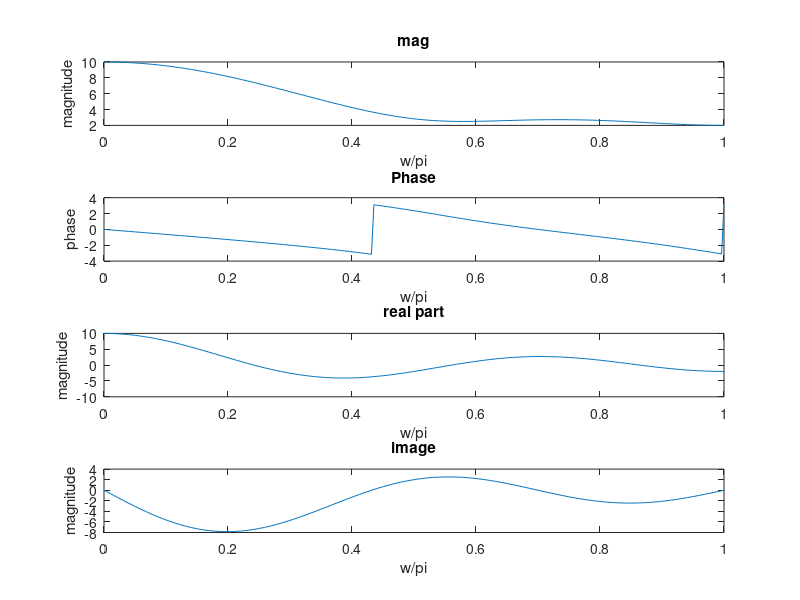

Write MATLAB code to recreate this figure.
clear all close all
k=0:255;
w=k*(pi/255);
n=0:3;
x=[1 2 3 4];
X=x*exp(-j*pi/255).^(n'*k);
subplot(411)
plot((w/pi),abs(X))
title('mag')
xlabel('w/pi');
ylabel('magnitude');
subplot(412)
plot((w/pi),angle(X))
title('Phase')
xlabel('w/pi');
ylabel('phase');
subplot(413)
plot((w/pi),real(X))
title('real part')
xlabel('w/pi');
ylabel('magnitude');
subplot(414)
plot((w/pi),imag(X))
title('image')
xlabel('w/pi');
ylabel('magnitude');
